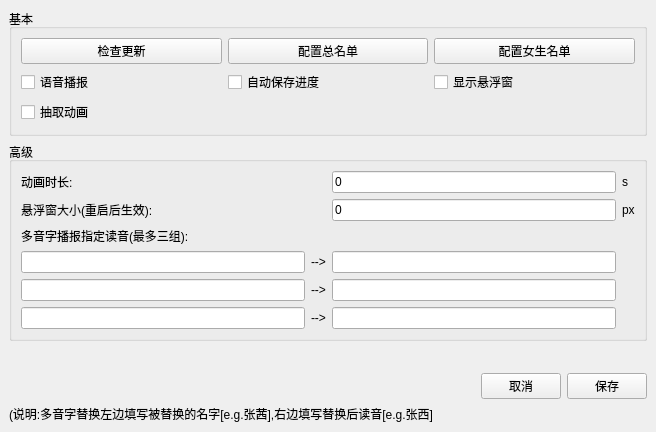
<?xml version="1.0" encoding="UTF-8"?>
<ui version="4.0">
 <class>ConfigMainWindow</class>
 <widget class="QMainWindow" name="ConfigMainWindow">
  <property name="geometry">
   <rect>
    <x>0</x>
    <y>0</y>
    <width>656</width>
    <height>432</height>
   </rect>
  </property>
  <property name="windowTitle">
   <string>MainWindow</string>
  </property>
  <widget class="QWidget" name="centralwidget">
   <layout class="QVBoxLayout" name="verticalLayout">
    <item>
     <widget class="QGroupBox" name="groupBox">
      <property name="title">
       <string>基本</string>
      </property>
      <layout class="QGridLayout" name="gridLayout">
       <item row="1" column="2">
        <widget class="QCheckBox" name="float_chackbox">
         <property name="text">
          <string>显示悬浮窗</string>
         </property>
        </widget>
       </item>
       <item row="1" column="1">
        <widget class="QCheckBox" name="save_checkbox">
         <property name="text">
          <string>自动保存进度</string>
         </property>
        </widget>
       </item>
       <item row="0" column="2">
        <widget class="QPushButton" name="gname_button">
         <property name="text">
          <string>配置女生名单</string>
         </property>
        </widget>
       </item>
       <item row="1" column="0">
        <widget class="QCheckBox" name="speak_checkbox">
         <property name="text">
          <string>语音播报</string>
         </property>
        </widget>
       </item>
       <item row="0" column="1">
        <widget class="QPushButton" name="name_button">
         <property name="text">
          <string>配置总名单</string>
         </property>
        </widget>
       </item>
       <item row="0" column="0">
        <widget class="QPushButton" name="update_button">
         <property name="text">
          <string>检查更新</string>
         </property>
        </widget>
       </item>
       <item row="2" column="0">
        <widget class="QCheckBox" name="animation_checkBox">
         <property name="text">
          <string>抽取动画</string>
         </property>
        </widget>
       </item>
      </layout>
     </widget>
    </item>
    <item>
     <widget class="QGroupBox" name="groupBox_2">
      <property name="title">
       <string>高级</string>
      </property>
      <layout class="QGridLayout" name="gridLayout_2">
       <item row="5" column="2">
        <widget class="QLabel" name="label_6">
         <property name="text">
          <string>--&gt;</string>
         </property>
        </widget>
       </item>
       <item row="0" column="1">
        <widget class="QLabel" name="label">
         <property name="text">
          <string>动画时长:</string>
         </property>
        </widget>
       </item>
       <item row="4" column="2">
        <widget class="QLabel" name="label_5">
         <property name="text">
          <string>--&gt;</string>
         </property>
        </widget>
       </item>
       <item row="0" column="3">
        <widget class="QLineEdit" name="ani_time_edit">
         <property name="inputMask">
          <string/>
         </property>
         <property name="text">
          <string>0</string>
         </property>
        </widget>
       </item>
       <item row="2" column="1">
        <widget class="QLabel" name="label_3">
         <property name="text">
          <string>多音字播报指定读音(最多三组):</string>
         </property>
        </widget>
       </item>
       <item row="5" column="1">
        <widget class="QLineEdit" name="c1"/>
       </item>
       <item row="3" column="1">
        <widget class="QLineEdit" name="a1"/>
       </item>
       <item row="3" column="2">
        <widget class="QLabel" name="label_4">
         <property name="text">
          <string>--&gt;</string>
         </property>
        </widget>
       </item>
       <item row="0" column="4">
        <widget class="QLabel" name="label_2">
         <property name="text">
          <string>s</string>
         </property>
        </widget>
       </item>
       <item row="3" column="3">
        <widget class="QLineEdit" name="a2"/>
       </item>
       <item row="4" column="1">
        <widget class="QLineEdit" name="b1"/>
       </item>
       <item row="5" column="3">
        <widget class="QLineEdit" name="c2"/>
       </item>
       <item row="4" column="3">
        <widget class="QLineEdit" name="b2"/>
       </item>
       <item row="1" column="1">
        <widget class="QLabel" name="label_8">
         <property name="text">
          <string>悬浮窗大小(重启后生效):</string>
         </property>
        </widget>
       </item>
       <item row="1" column="3">
        <widget class="QLineEdit" name="floatsize_edit">
         <property name="inputMask">
          <string/>
         </property>
         <property name="text">
          <string>0</string>
         </property>
        </widget>
       </item>
       <item row="1" column="4">
        <widget class="QLabel" name="label_9">
         <property name="text">
          <string>px</string>
         </property>
        </widget>
       </item>
      </layout>
     </widget>
    </item>
    <item>
     <spacer name="verticalSpacer">
      <property name="orientation">
       <enum>Qt::Vertical</enum>
      </property>
      <property name="sizeHint" stdset="0">
       <size>
        <width>20</width>
        <height>40</height>
       </size>
      </property>
     </spacer>
    </item>
    <item>
     <layout class="QHBoxLayout" name="horizontalLayout">
      <item>
       <spacer name="horizontalSpacer">
        <property name="orientation">
         <enum>Qt::Horizontal</enum>
        </property>
        <property name="sizeHint" stdset="0">
         <size>
          <width>40</width>
          <height>20</height>
         </size>
        </property>
       </spacer>
      </item>
      <item>
       <widget class="QPushButton" name="cancel_button">
        <property name="text">
         <string>取消</string>
        </property>
       </widget>
      </item>
      <item>
       <widget class="QPushButton" name="save_button">
        <property name="text">
         <string>保存</string>
        </property>
       </widget>
      </item>
     </layout>
    </item>
    <item>
     <widget class="QLabel" name="label_7">
      <property name="text">
       <string>(说明:多音字替换左边填写被替换的名字[e.g.张茜],右边填写替换后读音[e.g.张西]</string>
      </property>
     </widget>
    </item>
   </layout>
  </widget>
 </widget>
 <resources/>
 <connections/>
</ui>
